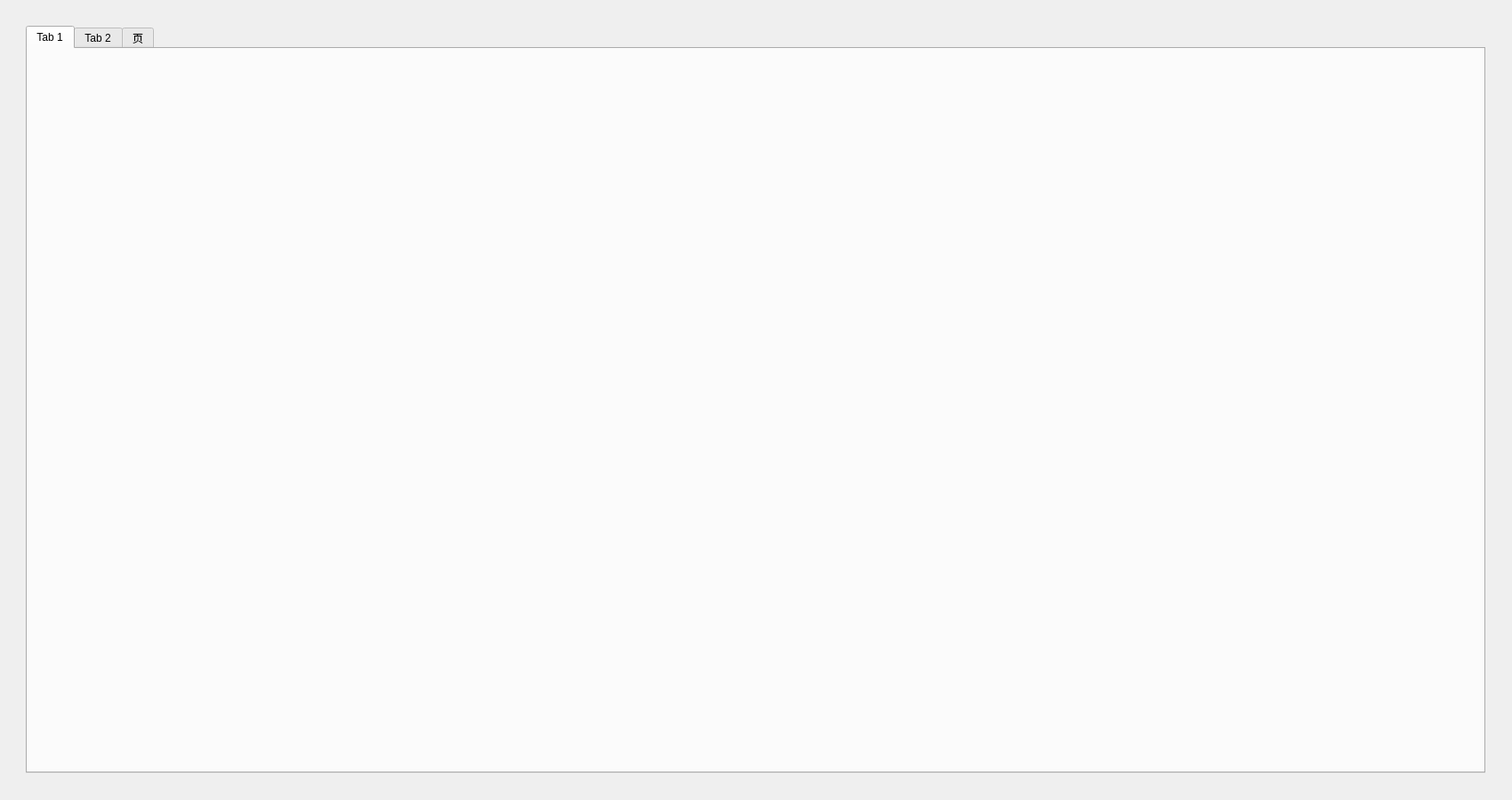
<?xml version="1.0" encoding="UTF-8"?>
<ui version="4.0">
 <class>CommunicationDataForm</class>
 <widget class="QWidget" name="CommunicationDataForm">
  <property name="geometry">
   <rect>
    <x>0</x>
    <y>0</y>
    <width>1700</width>
    <height>900</height>
   </rect>
  </property>
  <property name="windowTitle">
   <string>Form</string>
  </property>
  <widget class="QFrame" name="verticalFrame">
   <property name="geometry">
    <rect>
     <x>-1</x>
     <y>-1</y>
     <width>1701</width>
     <height>901</height>
    </rect>
   </property>
   <layout class="QVBoxLayout" name="verticalLayout">
    <property name="leftMargin">
     <number>30</number>
    </property>
    <property name="topMargin">
     <number>30</number>
    </property>
    <property name="rightMargin">
     <number>30</number>
    </property>
    <property name="bottomMargin">
     <number>30</number>
    </property>
    <item>
     <widget class="QTabWidget" name="tabWidget">
      <property name="currentIndex">
       <number>0</number>
      </property>
      <widget class="QWidget" name="tab">
       <property name="font">
        <font>
         <family>Adobe 黑体 Std R</family>
         <pointsize>12</pointsize>
         <weight>75</weight>
         <bold>true</bold>
        </font>
       </property>
       <property name="styleSheet">
        <string notr="true">color: rgb(255, 255, 255);</string>
       </property>
       <attribute name="title">
        <string>Tab 1</string>
       </attribute>
      </widget>
      <widget class="QWidget" name="tab_2">
       <attribute name="title">
        <string>Tab 2</string>
       </attribute>
      </widget>
      <widget class="QWidget" name="tab_3">
       <attribute name="title">
        <string>页</string>
       </attribute>
      </widget>
     </widget>
    </item>
   </layout>
  </widget>
 </widget>
 <resources/>
 <connections/>
</ui>
